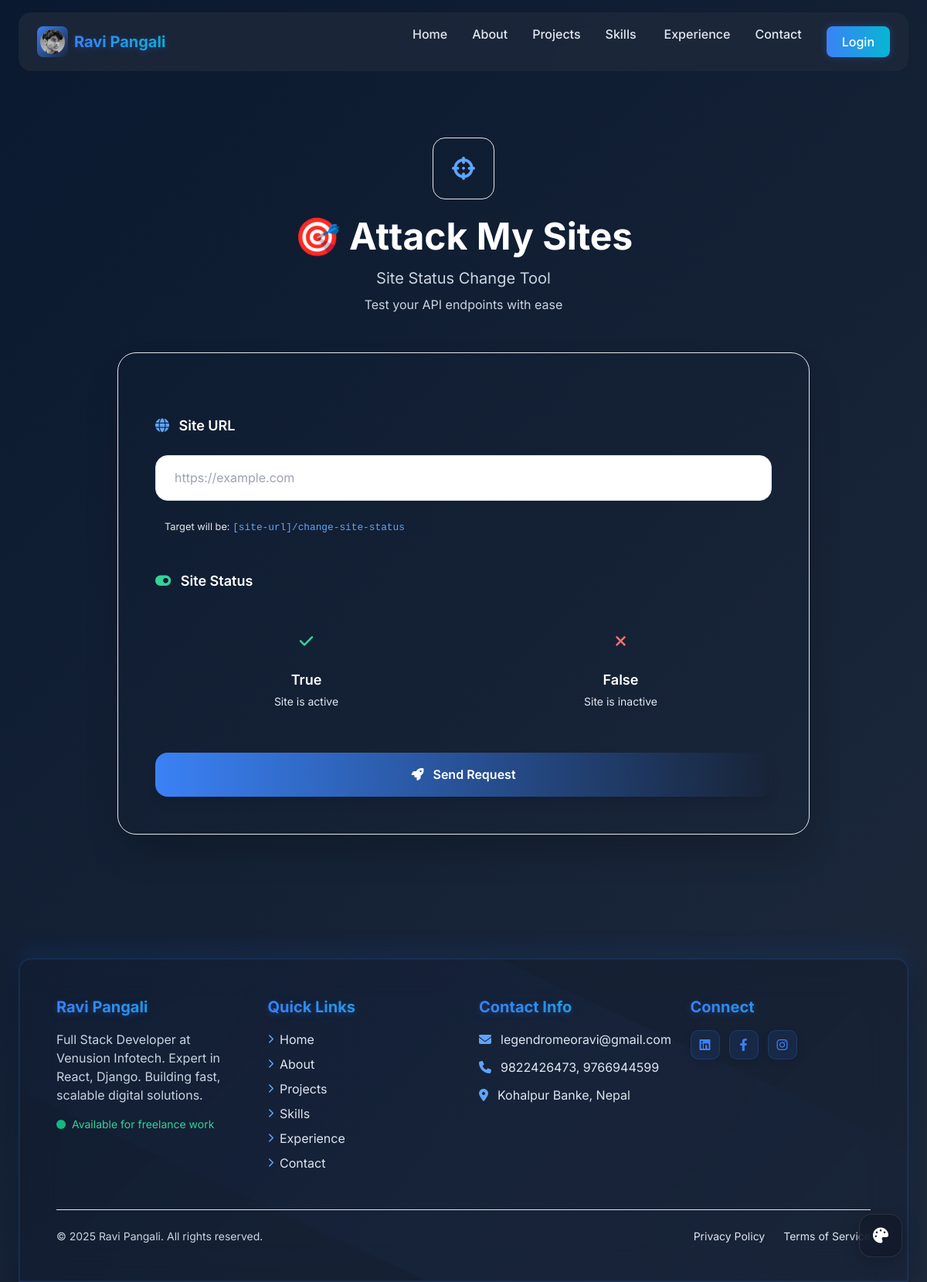
The page /attack-my-sites on the database its author committed.
### app/models.py (models this page shows, shortened)
class Profile(models.Model):
    name = models.CharField(max_length=100)
    title = models.CharField(max_length=150, help_text="Your professional title or role")
    avatar = models.ImageField(upload_to='profile/', blank=True, null=True)
    email = models.EmailField(max_length=100)
    phone = models.CharField(max_length=30, blank=True, null=True, help_text="Phone number (e.g. +1 234 567 8900)")
    location = models.CharField(max_length=100)
    meta_description = models.CharField(max_length=160, blank=True, null=True,
                                      help_text="Description for search engines (max 160 characters)")
    meta_keywords = models.CharField(max_length=200, blank=True, null=True,
                                   help_text="Keywords for search engines (comma separated)")
    github = models.URLField(blank=True, null=True)
    facebook = models.URLField(blank=True, null=True)
    linkedin = models.URLField(blank=True, null=True)
    instagram = models.URLField(blank=True, null=True)
    created_at = models.DateTimeField(auto_now_add=True, blank=True, null=True)
    updated_at = models.DateTimeField(auto_now=True)
    class Meta:
        verbose_name = "Profile"
        verbose_name_plural = "Profile"

### app/views.py (the view, shortened to what this page needs)
# urls.py: path('attack-my-sites', attack_my_sites, name='attack_my_sites'),
def attack_my_sites(request):
    context = {
        'result': None,
        'error': None,
        'form_data': {},
    }
    return render(request, 'app/attack_my_sites.html', context)

### app/context_processors.py (called while the page is built)
def profile_context(request):
    try:
        profile = Profile.objects.first()
    except:
        profile = None
    return {
        'profile': profile
    }

def site_context(request):
    return {
        'is_secure': request.is_secure(),
        'site_domain': request.get_host(),
        'site_url': request.build_absolute_uri('/').rstrip('/'),
    }

### templates/app/attack_my_sites.html (shortened to what this page needs)
{% extends 'app/base/base.html' %}
{% load static %}
{% block content %}
<div style="margin-top: 50px !important;" class="min-h-screen py-8 px-4">
    <div class="max-w-4xl mx-auto">
        <div class="text-center mb-12">
            <div class="inline-flex items-center justify-center w-20 h-20 rounded-2xl bg-gradient-to-r from-blue-500/20 to-cyan-500/20 backdrop-blur-xl border border-white/10 mb-6">
                <i class="fas fa-crosshairs text-3xl text-blue-400"></i>
            </div>
            <h1 class="text-4xl md:text-5xl font-bold text-white mb-4">
                🎯 Attack My Sites
            </h1>
            <p class="text-xl text-slate-300 mb-2">Site Status Change Tool</p>
            <p class="text-slate-400">Test your API endpoints with ease</p>
        </div>
        <div class="bg-slate-800/30 backdrop-blur-2xl border border-white/10 rounded-3xl shadow-2xl overflow-hidden">
            <div class="p-8 md:p-12">
                <form id="attackForm" class="space-y-8">
                    <div class="space-y-2">
                        <label for="site_url" class="block text-lg font-semibold text-white mb-4">
                            <i class="fas fa-globe mr-2 text-blue-400"></i>
                            Site URL
                        </label>
                        <input
                            type="url"
                            id="site_url"
                            name="site_url"
                            placeholder="https://example.com"
                            required
                            class="w-full px-6 py-4 bg-slate-700/50 border border-slate-600/50 rounded-2xl text-white placeholder-slate-400 focus:outline-none focus:ring-2 focus:ring-blue-500/50 focus:border-blue-500/50 transition-all duration-300"
                        >
                        <div class="mt-3 p-3 bg-slate-700/30 rounded-xl">
                            <small class="text-slate-400">
                                Target will be: <span id="target_url_preview" class="text-blue-400 font-mono">[site-url]/change-site-status</span>
                            </small>
                        </div>
                    </div>
                    <div class="space-y-4">
                        <label class="block text-lg font-semibold text-white">
                            <i class="fas fa-toggle-on mr-2 text-green-400"></i>
                            Site Status
                        </label>
                        <div class="grid grid-cols-1 md:grid-cols-2 gap-4">
                            <div class="status-option cursor-pointer p-6 rounded-2xl border-3 transition-all duration-300 transform hover:scale-105 border-slate-600/50 bg-slate-700/30 hover:border-green-500/50 hover:bg-green-500/10" data-value="true">
                                <div class="text-center">
                                    <div class="w-12 h-12 mx-auto mb-3 rounded-full flex items-center justify-center transition-all duration-300 bg-green-500/20 text-green-400">
                                        <i class="fas fa-check text-xl"></i>
                                    </div>
                                    <div class="font-semibold text-lg transition-all duration-300 text-white">True</div>
                                    <div class="text-slate-400 text-sm mt-1">Site is active</div>
                                </div>
                            </div>
                            <div class="status-option cursor-pointer p-6 rounded-2xl border-3 transition-all duration-300 transform hover:scale-105 border-slate-600/50 bg-slate-700/30 hover:border-red-500/50 hover:bg-red-500/10" data-value="false">
                                <div class="text-center">
                                    <div class="w-12 h-12 mx-auto mb-3 rounded-full flex items-center justify-center transition-all duration-300 bg-red-500/20 text-red-400">
                                        <i class="fas fa-times text-xl"></i>
                                    </div>
                                    <div class="font-semibold text-lg transition-all duration-300 text-white">False</div>
                                    <div class="text-slate-400 text-sm mt-1">Site is inactive</div>
                                </div>
                            </div>
                        </div>
                    </div>
                    <button type="submit" id="submit_btn" class="w-full py-4 px-8 bg-gradient-to-r from-blue-500 to-cyan-500 hover:from-blue-600 hover:to-cyan-600 text-white font-semibold rounded-2xl transition-all duration-300 transform hover:scale-[1.02] focus:outline-none focus:ring-2 focus:ring-blue-500/50 shadow-lg">
                        <i class="fas fa-rocket mr-2"></i>
                        Send Request
                    </button>
                </form>
            </div>
        </div>
    </div>
</div>
{% endblock %}

### templates/app/base/footer.html (shortened to what this page needs)
<footer class="mt-20 sm:mt-32 relative">
    <div class="absolute inset-0 bg-gradient-to-b from-transparent to-slate-900/50"></div>
    <div class="main-container relative z-10 px-3 sm:px-4">
        <div class="glass-footer p-6 sm:p-12 rounded-t-xl sm:rounded-t-2xl border-t border-blue-500/30">
            <div class="grid grid-cols-1 sm:grid-cols-2 lg:grid-cols-4 gap-8 sm:gap-10">
                <div>
                    <h3 class="text-xl font-bold mb-4 gradient-text">{% if profile %}{{ profile.name }}{% else %}Ravi Pangali{% endif %}</h3>
                    <p class="text-slate-300 mb-4 text-sm sm:text-base">{% if profile %}{{ profile.title }}{% else %}Full Stack Developer crafting elegant, user-friendly web applications with modern technologies and creative solutions.{% endif %}</p>
                    <div class="flex items-center space-x-2">
                        <div class="w-3 h-3 bg-green-500 rounded-full animate-pulse"></div>
                        <span class="text-green-400 text-xs sm:text-sm">Available for freelance work</span>
                    </div>
                </div>
                <div>
                    <h3 class="text-xl font-bold mb-4 gradient-text">Quick Links</h3>
                    <ul class="grid grid-cols-2 sm:grid-cols-1 gap-2">
                        <li><a href="{% url 'home' %}#hero" class="text-slate-300 hover:text-blue-400 transition-colors flex items-center text-sm sm:text-base"><i class="fas fa-chevron-right text-xs mr-2 text-blue-400"></i> Home</a></li>
                        <li><a href="{% url 'home' %}#about" class="text-slate-300 hover:text-blue-400 transition-colors flex items-center text-sm sm:text-base"><i class="fas fa-chevron-right text-xs mr-2 text-blue-400"></i> About</a></li>
                        <li><a href="{% url 'home' %}#projects" class="text-slate-300 hover:text-blue-400 transition-colors flex items-center text-sm sm:text-base"><i class="fas fa-chevron-right text-xs mr-2 text-blue-400"></i> Projects</a></li>
                        <li><a href="{% url 'home' %}#skills" class="text-slate-300 hover:text-blue-400 transition-colors flex items-center text-sm sm:text-base"><i class="fas fa-chevron-right text-xs mr-2 text-blue-400"></i> Skills</a></li>
                        <li><a href="{% url 'home' %}#timeline" class="text-slate-300 hover:text-blue-400 transition-colors flex items-center text-sm sm:text-base"><i class="fas fa-chevron-right text-xs mr-2 text-blue-400"></i> Experience</a></li>
                        <li><a href="{% url 'home' %}#contact" class="text-slate-300 hover:text-blue-400 transition-colors flex items-center text-sm sm:text-base"><i class="fas fa-chevron-right text-xs mr-2 text-blue-400"></i> Contact</a></li>
                    </ul>
                </div>
                <div>
                    <h3 class="text-xl font-bold mb-4 gradient-text">Contact Info</h3>
                    <ul class="space-y-3">
                        {% if profile and profile.email %}
                        <li class="flex items-start">
                            <i class="fas fa-envelope text-blue-400 mt-1 mr-3"></i>
                            <span class="text-slate-300 text-sm sm:text-base">{{ profile.email }}</span>
                        </li>
                        {% endif %}
                        {% if profile and profile.phone %}
                        <li class="flex items-start">
                            <i class="fas fa-phone text-blue-400 mt-1 mr-3"></i>
                            <span class="text-slate-300 text-sm sm:text-base">{{ profile.phone }}</span>
                        </li>
                        {% endif %}
                        {% if profile and profile.location %}
                        <li class="flex items-start">
                            <i class="fas fa-map-marker-alt text-blue-400 mt-1 mr-3"></i>
                            <span class="text-slate-300 text-sm sm:text-base">{{ profile.location }}</span>
                        </li>
                        {% endif %}
                    </ul>
                </div>
                <div>
                    <h3 class="text-xl font-bold mb-4 gradient-text">Connect</h3>
                    <div class="flex space-x-3">
                        {% if profile and profile.linkedin %}
                        <a href="{{ profile.linkedin }}" class="social-link">
                            <i class="fab fa-linkedin"></i>
                        </a>
                        {% endif %}
                        {% if profile and profile.facebook %}
                        <a href="{{ profile.facebook }}" class="social-link">
                            <i class="fab fa-facebook-f"></i>
                        </a>
                        {% endif %}
                        {% if profile and profile.instagram %}
                        <a href="{{ profile.instagram }}" class="social-link">
                            <i class="fab fa-instagram"></i>
                        </a>
                        {% endif %}
                    </div>
                </div>
            </div>
            <div class="mt-8 sm:mt-12 pt-6 border-t border-slate-700/50">
                <div class="flex flex-col md:flex-row justify-between items-center">
                    <p class="text-slate-400 text-xs sm:text-sm mb-4 md:mb-0">© {% now "Y" %} {% if profile %}{{ profile.name }}{% else %}Ravi Pangali{% endif %}. All rights reserved.</p>
                    <div class="flex space-x-6">
                        <a href="#" class="text-slate-400 text-xs sm:text-sm hover:text-blue-400 transition-colors">Privacy Policy</a>
                        <a href="#" class="text-slate-400 text-xs sm:text-sm hover:text-blue-400 transition-colors">Terms of Service</a>
                    </div>
                </div>
            </div>
        </div>
    </div>
</footer>

### static/css/style.css (style rules this page uses)
body { font-family: 'Inter', sans-serif; background: linear-gradient(135deg, #0a192f 0%, #1e293b 100%); color: #e2e8f0; line-height: 1.6; overflow-x: hidden; position: relative; }
h1,h2,h3,h4,h5,h6 { font-weight:800;color:#ffffff;margin-bottom:1rem; }
p { margin-bottom:1.5rem;color:#cbd5e1; }
.main-container { max-width:1200px;margin:0 auto;padding:0 1.5rem;position:relative;z-index:1; }
.gradient-text { background:linear-gradient(90deg,#3b82f6,#06b6d4);-webkit-background-clip:text;-webkit-text-fill-color:transparent;background-clip:text;text-fill-color:transparent; }
@media (hover:none) { button,a.btn,.nav-link,input[type="submit"] { min-height:44px;min-width:44px; } }
.animate-pulse { animation:pulse 2s cubic-bezier(.4,0,.6,1) infinite; }

### templates/app/base/base.html (style rules this page uses)
main, header, footer, #theme-float-container { transition: opacity 0.5s ease; }

### templates/app/base/footer.html (style rules this page uses)
.glass-footer { background: rgba(15, 23, 42, 0.25); backdrop-filter: blur(24px); -webkit-backdrop-filter: blur(24px); border: 1px solid rgba(59, 130, 246, 0.2); box-shadow: 0 8px 32px rgba(0, 0, 0, 0.3), inset 0 0 0 1px rgba(59, 130, 246, 0.1), 0 -15px 25px rgba(59, 130, 246, 0.1); position: relative; overflow: hidden; }
.glass-footer::before { content: ''; position: absolute; top: 0; left: -50%; width: 200%; height: 100%; background: linear-gradient(to right, transparent, rgba(59, 130, 246, 0.05), transparent); transform: rotate(25deg); pointer-events: none; opacity: 0.5; animation: footer-shine 8s ease-in-out infinite; }
.social-link { display: flex; align-items: center; justify-content: center; width: 38px; height: 38px; sm:width: 42px; sm:height: 42px; background: rgba(59, 130, 246, 0.1); backdrop-filter: blur(10px); -webkit-backdrop-filter: blur(10px); border: 1px solid rgba(59, 130, 246, 0.2); border-radius: 10px; color: #3b82f6; transition: all 0.3s; box-shadow: 0 2px 10px rgba(0, 0, 0, 0.1); }
.gradient-text { text-shadow: 0 2px 10px rgba(59, 130, 246, 0.3); }

### rows shown on the page
Profile: name "Ravi Pangali", title "Full Stack Developer at Venusion Infotech. Expert in React, Django. Building fast, scalable digital solutions.", email "legendromeoravi@gmail.com", phone "9822426473, 9766944599", location "Kohalpur Banke, Nepal"
